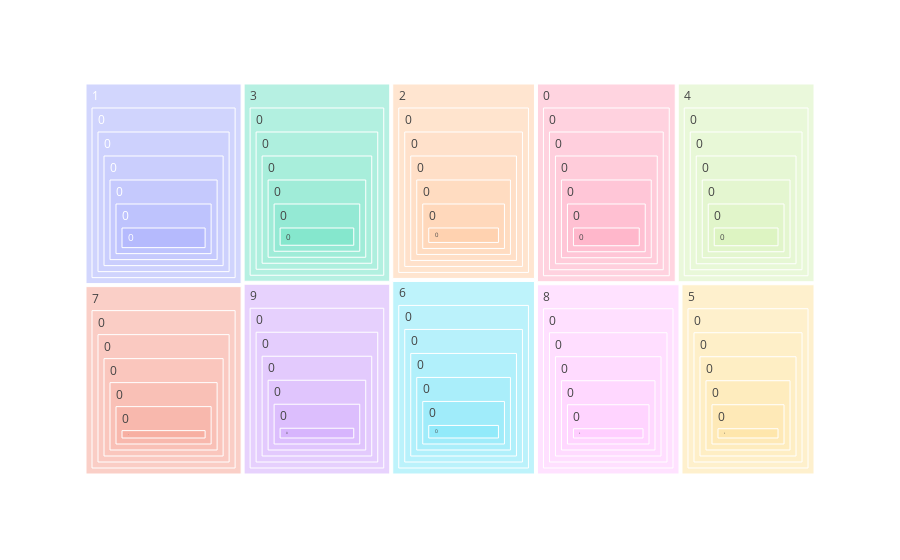

Notebook code for this chart:
### Code cell
primeiroP = px.treemap(train, path = ['label', 'pixel0', 'pixel1', 'pixel2', 'pixel3', 'pixel4', 'pixel5', 'pixel6', 'pixel7', 'pixel8', 'pixel9',])
primeiroP.show() # Relacionamentos

### Figure 1 — Plotly figure (JSON) as saved in the notebook; plotly's stock layout.template omitted (floating-point values rounded to 4 significant figures)
{"data": [{"branchvalues": "total", "domain": {"x": [0, 1], "y": [0, 1]}, "hovertemplate": "labels=%{label}<br>count=%{value}<br>parent=%{parent}<br>id=%{id}<extra></extra>", "ids": ["0/0/0/0/0/0/0/0/0/0/0", "1/0/0/0/0/0/0/0/0/0/0", "2/0/0/0/0/0/0/0/0/0/0", "3/0/0/0/0/0/0/0/0/0/0", "4/0/0/0/0/0/0/0/0/0/0", "5/0/0/0/0/0/0/0/0/0/0", "6/0/0/0/0/0/0/0/0/0/0", "7/0/0/0/0/0/0/0/0/0/0", "8/0/0/0/0/0/0/0/0/0/0", "9/0/0/0/0/0/0/0/0/0/0", "0/0/0/0/0/0/0/0/0/0", "1/0/0/0/0/0/0/0/0/0", "2/0/0/0/0/0/0/0/0/0", "3/0/0/0/0/0/0/0/0/0", "4/0/0/0/0/0/0/0/0/0", "5/0/0/0/0/0/0/0/0/0", "6/0/0/0/0/0/0/0/0/0", "7/0/0/0/0/0/0/0/0/0", "8/0/0/0/0/0/0/0/0/0", "9/0/0/0/0/0/0/0/0/0", "0/0/0/0/0/0/0/0/0", "1/0/0/0/0/0/0/0/0", "2/0/0/0/0/0/0/0/0", "3/0/0/0/0/0/0/0/0", "4/0/0/0/0/0/0/0/0", "5/0/0/0/0/0/0/0/0", "6/0/0/0/0/0/0/0/0", "7/0/0/0/0/0/0/0/0", "8/0/0/0/0/0/0/0/0", "9/0/0/0/0/0/0/0/0", "0/0/0/0/0/0/0/0", "1/0/0/0/0/0/0/0", "2/0/0/0/0/0/0/0", "3/0/0/0/0/0/0/0", "4/0/0/0/0/0/0/0", "5/0/0/0/0/0/0/0", "6/0/0/0/0/0/0/0", "7/0/0/0/0/0/0/0", "8/0/0/0/0/0/0/0", "9/0/0/0/0/0/0/0", "0/0/0/0/0/0/0", "1/0/0/0/0/0/0", "2/0/0/0/0/0/0", "3/0/0/0/0/0/0", "4/0/0/0/0/0/0", "5/0/0/0/0/0/0", "6/0/0/0/0/0/0", "7/0/0/0/0/0/0", "8/0/0/0/0/0/0", "9/0/0/0/0/0/0", "0/0/0/0/0/0", "1/0/0/0/0/0", "2/0/0/0/0/0", "3/0/0/0/0/0", "4/0/0/0/0/0", "5/0/0/0/0/0", "6/0/0/0/0/0", "7/0/0/0/0/0", "8/0/0/0/0/0", "9/0/0/0/0/0", "0/0/0/0/0", "1/0/0/0/0", "2/0/0/0/0", "3/0/0/0/0", "4/0/0/0/0", "5/0/0/0/0", "6/0/0/0/0", "7/0/0/0/0", "8/0/0/0/0", "9/0/0/0/0", "0/0/0/0", "1/0/0/0", "2/0/0/0", "3/0/0/0", "4/0/0/0", "5/0/0/0", "6/0/0/0", "7/0/0/0", "8/0/0/0", "9/0/0/0", "0/0/0", "1/0/0", "2/0/0", "3/0/0", "4/0/0", "5/0/0", "6/0/0", "7/0/0", "8/0/0", "9/0/0", "0/0", "1/0", "2/0", "3/0", "4/0", "5/0", "6/0", "7/0", "8/0", "9/0", "0", "1", "2", "3", "4", "5", "6", "7", "8", "9"], "labels": ["0", "0", "0", "0", "0", "0", "0", "0", "0", "0", "0", "0", "0", "0", "0", "0", "0", "0", "0", "0", "0", "0", "0", "0", "0", "0", "0", "0", "0", "0", "0", "0", "0", "0", "0", "0", "0", "0", "0", "0", "0", "0", "0", "0", "0", "0", "0", "0", "0", "0", "0", "0", "0", "0", "0", "0", "0", "0", "0", "0", "0", "0", "0", "0", "0", "0", "0", "0", "0", "0", "0", "0", "0", "0", "0", "0", "0", "0", "0", "0", "0", "0", "0", "0", "0", "0", "0", "0", "0", "0", "0", "0", "0", "0", "0", "0", "0", "0", "0", "0", "0", "1", "2", "3", "4", "5", "6", "7", "8", "9"], "name": "", "parents": ["0/0/0/0/0/0/0/0/0/0", "1/0/0/0/0/0/0/0/0/0", "2/0/0/0/0/0/0/0/0/0", "3/0/0/0/0/0/0/0/0/0", "4/0/0/0/0/0/0/0/0/0", "5/0/0/0/0/0/0/0/0/0", "6/0/0/0/0/0/0/0/0/0", "7/0/0/0/0/0/0/0/0/0", "8/0/0/0/0/0/0/0/0/0", "9/0/0/0/0/0/0/0/0/0", "0/0/0/0/0/0/0/0/0", "1/0/0/0/0/0/0/0/0", "2/0/0/0/0/0/0/0/0", "3/0/0/0/0/0/0/0/0", "4/0/0/0/0/0/0/0/0", "5/0/0/0/0/0/0/0/0", "6/0/0/0/0/0/0/0/0", "7/0/0/0/0/0/0/0/0", "8/0/0/0/0/0/0/0/0", "9/0/0/0/0/0/0/0/0", "0/0/0/0/0/0/0/0", "1/0/0/0/0/0/0/0", "2/0/0/0/0/0/0/0", "3/0/0/0/0/0/0/0", "4/0/0/0/0/0/0/0", "5/0/0/0/0/0/0/0", "6/0/0/0/0/0/0/0", "7/0/0/0/0/0/0/0", "8/0/0/0/0/0/0/0", "9/0/0/0/0/0/0/0", "0/0/0/0/0/0/0", "1/0/0/0/0/0/0", "2/0/0/0/0/0/0", "3/0/0/0/0/0/0", "4/0/0/0/0/0/0", "5/0/0/0/0/0/0", "6/0/0/0/0/0/0", "7/0/0/0/0/0/0", "8/0/0/0/0/0/0", "9/0/0/0/0/0/0", "0/0/0/0/0/0", "1/0/0/0/0/0", "2/0/0/0/0/0", "3/0/0/0/0/0", "4/0/0/0/0/0", "5/0/0/0/0/0", "6/0/0/0/0/0", "7/0/0/0/0/0", "8/0/0/0/0/0", "9/0/0/0/0/0", "0/0/0/0/0", "1/0/0/0/0", "2/0/0/0/0", "3/0/0/0/0", "4/0/0/0/0", "5/0/0/0/0", "6/0/0/0/0", "7/0/0/0/0", "8/0/0/0/0", "9/0/0/0/0", "0/0/0/0", "1/0/0/0", "2/0/0/0", "3/0/0/0", "4/0/0/0", "5/0/0/0", "6/0/0/0", "7/0/0/0", "8/0/0/0", "9/0/0/0", "0/0/0", "1/0/0", "2/0/0", "3/0/0", "4/0/0", "5/0/0", "6/0/0", "7/0/0", "8/0/0", "9/0/0", "0/0", "1/0", "2/0", "3/0", "4/0", "5/0", "6/0", "7/0", "8/0", "9/0", "0", "1", "2", "3", "4", "5", "6", "7", "8", "9", "", "", "", "", "", "", "", "", "", ""], "type": "treemap", "values": [4132, 4684, 4177, 4351, 4072, 3795, 4137, 4401, 4063, 4188, 4132, 4684, 4177, 4351, 4072, 3795, 4137, 4401, 4063, 4188, 4132, 4684, 4177, 4351, 4072, 3795, 4137, 4401, 4063, 4188, 4132, 4684, 4177, 4351, 4072, 3795, 4137, 4401, 4063, 4188, 4132, 4684, 4177, 4351, 4072, 3795, 4137, 4401, 4063, 4188, 4132, 4684, 4177, 4351, 4072, 3795, 4137, 4401, 4063, 4188, 4132, 4684, 4177, 4351, 4072, 3795, 4137, 4401, 4063, 4188, 4132, 4684, 4177, 4351, 4072, 3795, 4137, 4401, 4063, 4188, 4132, 4684, 4177, 4351, 4072, 3795, 4137, 4401, 4063, 4188, 4132, 4684, 4177, 4351, 4072, 3795, 4137, 4401, 4063, 4188, 4132, 4684, 4177, 4351, 4072, 3795, 4137, 4401, 4063, 4188]}], "layout": {"legend": {"tracegroupgap": 0}, "margin": {"t": 60}}}
